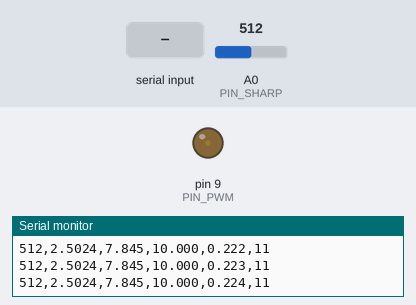
Bench run of a sketch on a simulated Arduino Uno, built with avr-gcc and run on an emulated ATmega328P. On the bench: output pins drawn as LEDs (lit = HIGH), the last lines printed to the serial monitor. Inputs (shaded band) come from the test bench; at power-on: A0 (PIN_SHARP) = 512.

Above: at 1.2 s.
1.3 s: "30,150\n" received over Serial
At 1.9 s:
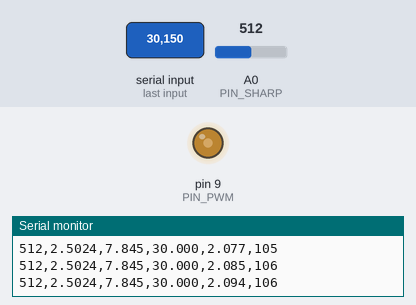
4.3 s: A0 (PIN_SHARP) set to 716
At 6.1 s:
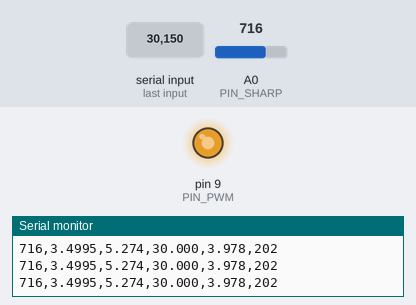
7.3 s: A0 (PIN_SHARP) set to 122
13.3 s: A0 (PIN_SHARP) set to 511
Timing chart, 0 to 17.3 s (numbered marks = the images above; inputs shaded):
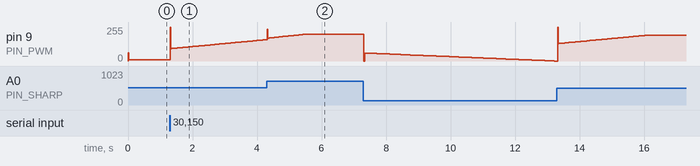

The sketch:

PID_levitador.ino
```cpp
// Levitador neumático - calibración aplicada (modelo inverso d = A/(V - B))
// A y B calculados desde tus mediciones

// ----- PINES -----
const int PIN_SHARP = A0;
const int PIN_PWM   = 9;   // salida PWM (0-5V equivalente en duty cycle)

// ----- TIEMPOS -----
const unsigned long DT_US = 20000; // 20 ms (50 Hz)
const float DT = DT_US * 1e-6;

// ----- RANGO -----
const float H_MIN = 0.0;   // cm
const float H_MAX = 40.0;  // cm

// ----- MODELO SHARP (resultado de la calibración) -----
// d = A / (V - B)
const float CAL_A = 16.049792987278796;
const float CAL_B = 0.45659888720364566;

// ----- PID (valores iniciales, AJUSTAR) -----
float kp = 0.08;
float ki = 0.02;
float kd = 0.01;

float setpoint = 10.0; // cm por defecto

// ----- VARIABLES -----
float altura = 0.0;
float err = 0.0, err_prev = 0.0, integ = 0.0, deriv = 0.0, u = 0.0;

unsigned long t1, t2;

// ----- VARIABLES DE DEBUG -----
const bool PRINT_VERBOSE = true; // si quieres menos salida, pon false

// ----- FUNCIONES AUX -----
float adcToVolt(int raw) {
  return raw * (5.0 / 1023.0);
}

// Modelo calibrado (inverso)
float sharpVoltToCm(float v) {
  float denom = v - CAL_B;
  if (denom <= 0.02) return H_MAX; // fuera de rango -> distancia máxima
  float d = CAL_A / denom;
  return constrain(d, H_MIN, H_MAX);
}

void setup() {
  Serial.begin(115200);
  pinMode(PIN_PWM, OUTPUT);
  analogWrite(PIN_PWM, 0);
  Serial.println(F("LEVITADOR: inicio con calibracion aplicada (salida 0-5V)"));
  Serial.println(F("Envía por Serial un número (ej: 20) para cambiar el setpoint"));
  Serial.println(F("O escribe: PID kp ki kd   (ej: PID 0.08 0.02 0.01)"));
  Serial.println();
}

// Procesa comandos simples por serial para cambiar setpoint o PID
void processSerial() {
  if (Serial.available() == 0) return;
  String s = Serial.readStringUntil('\n');
  s.trim();
  if (s.length() == 0) return;

  if (s.startsWith("PID") || s.startsWith("pid")) {
    float k1=kp,k2=ki,k3=kd;
    int n = sscanf(s.c_str(), "PID %f %f %f", &k1, &k2, &k3);
    if (n >= 1) kp = k1;
    if (n >= 2) ki = k2;
    if (n >= 3) kd = k3;
    Serial.print("PID actualizado: kp="); Serial.print(kp,5);
    Serial.print(" ki="); Serial.print(ki,6);
    Serial.print(" kd="); Serial.println(kd,6);
    return;
  }

  // si solo número -> setpoint
  float v = s.toFloat();
  if (!(v == 0.0 && s != "0" && s != "0.0")) {
    if (v >= H_MIN && v <= H_MAX) {
      setpoint = v;
      Serial.print("Setpoint = "); Serial.print(setpoint); Serial.println(" cm");
    } else {
      Serial.println("Setpoint fuera de rango (0-40)");
    }
  } else {
    Serial.println("Comando no entendido.");
  }
}

void loop() {
  t1 = micros();
  processSerial();

  // --- Lectura sensor ---
  int raw = analogRead(PIN_SHARP);
  float volt = adcToVolt(raw);
  altura = sharpVoltToCm(volt);

  // --- PID ---
  err = setpoint - altura;
  integ += err * DT;
  integ = constrain(integ, -100.0, 100.0); // anti-windup
  deriv = (err - err_prev) / DT;
  u = kp * err + ki * integ + kd * deriv;
  err_prev = err;

  // --- salida directa a PWM 0-5V ---
  // El PID genera "u" en unidades arbitrarias -> mapear a PWM
  // Aquí asumimos u entre 0 y 5 V aprox -> PWM 0-255
  float vOut = constrain(u, 0.0, 5.0);
  int pwm = map(vOut * 100, 0, 500, 0, 255); // 0-5V → 0-255

  analogWrite(PIN_PWM, pwm);

  // --- Telemetría ---
  if (PRINT_VERBOSE) {
    Serial.print(raw); Serial.print(',');
    Serial.print(volt,4); Serial.print(',');
    Serial.print(altura,3); Serial.print(',');
    Serial.print(setpoint,3); Serial.print(',');
    Serial.print(vOut,3); Serial.print(',');
    Serial.println(pwm);
  }

  // mantener periodo
  t2 = micros();
  while ((t2 - t1) < DT_US) t2 = micros();
}
```
